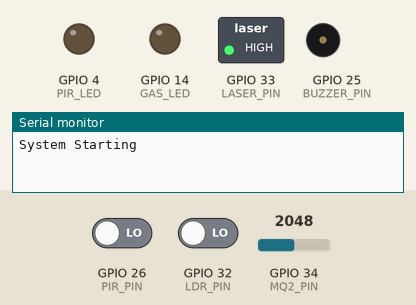
Simulated run of this sketch. Board: ESP32. Parts: switched loads named in the sketch (green lamp = pin HIGH), output pins drawn as LEDs (lit = HIGH), buzzer (waves = sounding, pin HIGH), the last lines printed to the serial monitor. The inputs (shaded band) are chosen by the test bench; at power-on: GPIO 26 (PIR_PIN) LOW, GPIO 32 (LDR_PIN) LOW, GPIO 34 (MQ2_PIN) = 2048.

Above: at 0.1 s.
At 30.1 s:
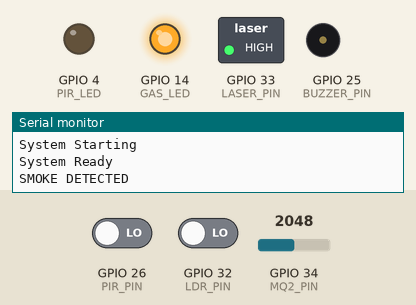
Timing chart, 0 to 31.6 s (numbered marks = the images above):
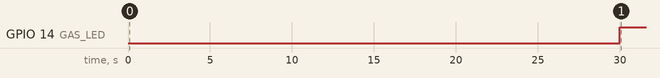

Measured:
- by itself, GPIO 14 (GAS_LED): LOW → HIGH at 30.0 s

The sketch:

RTOS_may25a_copy_20260526115008.ino
```cpp
// ================== LIBRARIES ==================

#include <WiFi.h>

// ================== PIN CONFIG ==================

#define LDR_PIN      32
#define LASER_PIN    33

#define PIR_PIN      26

#define MQ2_PIN      34

#define BUZZER_PIN   25

#define PIR_LED      4
#define GAS_LED      14

// ================== VARIABLES ==================

volatile bool intrusionDetected = false;
volatile bool smokeDetected = false;
volatile bool motionDetected = false;

int gasThreshold = 500;

// ======================================================
// STATE CHANGE VARIABLES
// ======================================================

bool intrusionSent = false;
bool smokeSent = false;
bool motionSent = false;

bool enemySent = false;
bool attackSent = false;

// ======================================================
// FUNCTION DECLARATIONS
// ======================================================

void intrusionTask(void *pvParameters);
void smokeTask(void *pvParameters);
void motionTask(void *pvParameters);
void scenarioTask(void *pvParameters);

// ======================================================
// SETUP
// ======================================================

void setup() {

  Serial.begin(115200);

  // ================== INPUTS ==================

  pinMode(LDR_PIN, INPUT);

  pinMode(PIR_PIN, INPUT);

  pinMode(MQ2_PIN, INPUT);

  // ================== OUTPUTS ==================

  pinMode(LASER_PIN, OUTPUT);

  pinMode(BUZZER_PIN, OUTPUT);

  pinMode(PIR_LED, OUTPUT);

  pinMode(GAS_LED, OUTPUT);

  // ================== LASER ON ==================

  digitalWrite(LASER_PIN, HIGH);

  Serial.println("System Starting");

  // ======================================================
  // PIR STABILIZATION
  // ======================================================

  delay(30000);

  Serial.println("System Ready");

  // ======================================================
  // TASK CREATION
  // ======================================================

  xTaskCreatePinnedToCore(
    intrusionTask,
    "Intrusion",
    4096,
    NULL,
    3,
    NULL,
    0
  );

  xTaskCreatePinnedToCore(
    smokeTask,
    "Smoke",
    4096,
    NULL,
    2,
    NULL,
    1
  );

  xTaskCreatePinnedToCore(
    motionTask,
    "Motion",
    4096,
    NULL,
    1,
    NULL,
    1
  );

  xTaskCreatePinnedToCore(
    scenarioTask,
    "Scenario",
    4096,
    NULL,
    1,
    NULL,
    0
  );
}

// ======================================================
// INTRUSION TASK
// ======================================================

void intrusionTask(void *pvParameters) {

  while (1) {

    if (digitalRead(LDR_PIN) == HIGH) {

      intrusionDetected = true;

      digitalWrite(BUZZER_PIN, HIGH);

      if (!intrusionSent) {

        Serial.println("INTRUSION DETECTED");

        intrusionSent = true;
      }
    }
    else {

      intrusionDetected = false;

      intrusionSent = false;

      digitalWrite(BUZZER_PIN, LOW);
    }

    vTaskDelay(100 / portTICK_PERIOD_MS);

    taskYIELD();
  }
}

// ======================================================
// SMOKE TASK
// ======================================================

void smokeTask(void *pvParameters) {

  while (1) {

    int gasValue = analogRead(MQ2_PIN);

    if (gasValue > gasThreshold) {

      smokeDetected = true;

      digitalWrite(GAS_LED, HIGH);

      if (!smokeSent) {

        Serial.println("SMOKE DETECTED");

        smokeSent = true;
      }
    }
    else {

      smokeDetected = false;

      smokeSent = false;

      digitalWrite(GAS_LED, LOW);
    }

    vTaskDelay(200 / portTICK_PERIOD_MS);

    taskYIELD();
  }
}

// ======================================================
// MOTION TASK
// ======================================================

void motionTask(void *pvParameters) {

  while (1) {

    if (digitalRead(PIR_PIN) == HIGH) {

      motionDetected = true;

      digitalWrite(PIR_LED, HIGH);

      if (!motionSent) {

        Serial.println("MOTION DETECTED");

        motionSent = true;
      }
    }
    else {

      motionDetected = false;

      motionSent = false;

      digitalWrite(PIR_LED, LOW);
    }

    vTaskDelay(250 / portTICK_PERIOD_MS);

    taskYIELD();
  }
}

// ======================================================
// SCENARIO TASK
// ======================================================

void scenarioTask(void *pvParameters) {

  while (1) {

    // ==================================================
    // CONFIRMED ENEMY DETECTION
    // ==================================================

    if (intrusionDetected && motionDetected) {

      if (!enemySent) {

        Serial.println("CONFIRMED ENEMY DETECTED");

        enemySent = true;
      }
    }
    else {

      enemySent = false;
    }

    // ==================================================
    // POSSIBLE BORDER ATTACK
    // ==================================================

    if (smokeDetected && motionDetected) {

      if (!attackSent) {

        Serial.println("POSSIBLE BORDER ATTACK DETECTED");

        attackSent = true;
      }
    }
    else {

      attackSent = false;
    }

    vTaskDelay(300 / portTICK_PERIOD_MS);

    taskYIELD();
  }
}

// ======================================================
// LOOP
// ======================================================

void loop() {

  delay(10);
}
```
